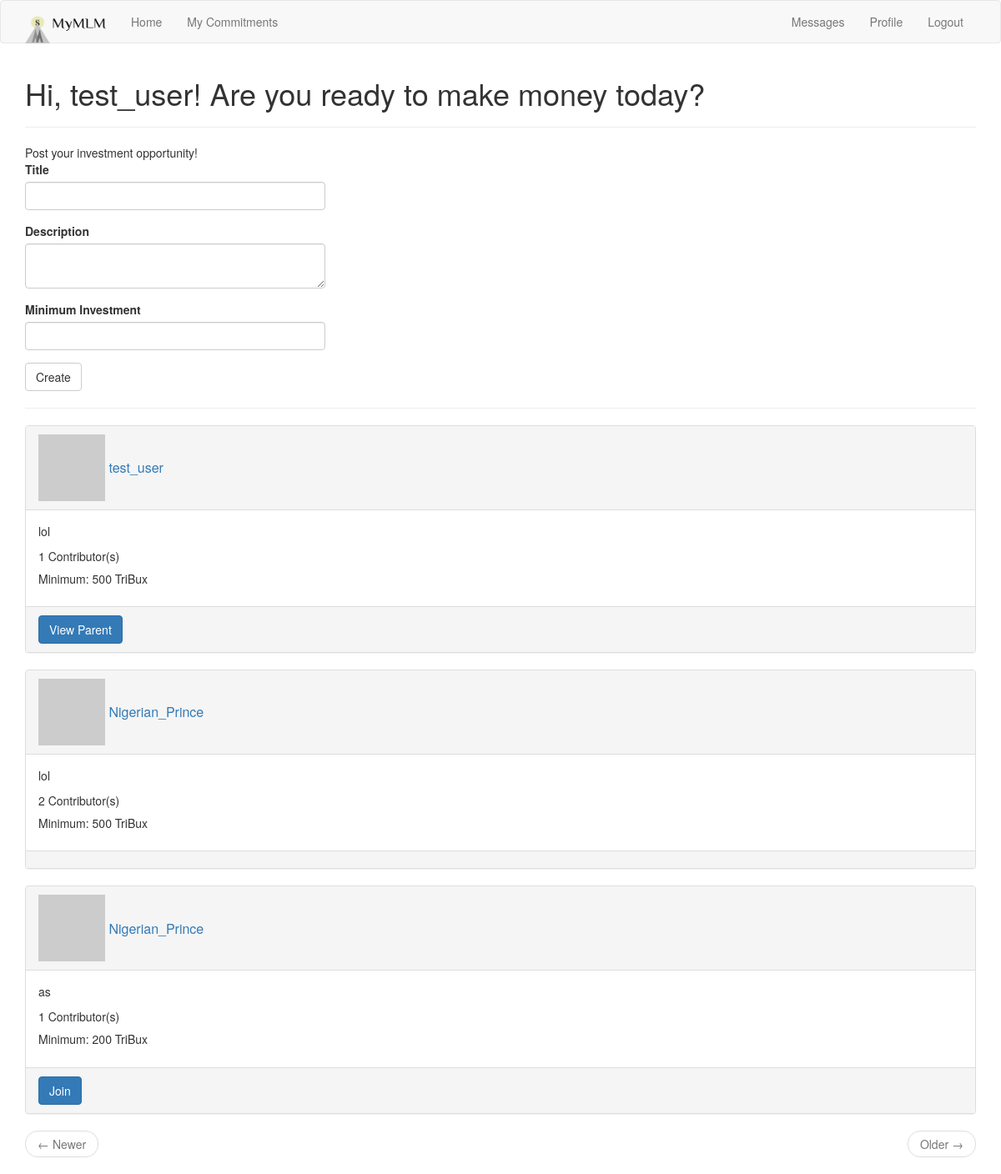
The page /index (signed in) on the database its author committed.
### app/models.py (models this page shows, shortened)
class User(UserMixin, db.Model):
    id = db.Column(db.Integer, primary_key=True)
    username = db.Column(db.String(64), index=True, unique=True)
    email = db.Column(db.String(120), index=True, unique=True)
    password_hash = db.Column(db.String(128))
    about_me = db.Column(db.String(140))
    funds = db.Column(db.Integer, default=0)
    schemes = db.relationship('Scheme', secondary=association, backref=db.backref('users', lazy='dynamic'),
                              lazy='dynamic')
    top_schemes = db.relationship('Scheme', backref='top_user', lazy='dynamic')
    messages_sent = db.relationship('Message', foreign_keys='Message.sender_id', backref='author', lazy='dynamic')
    messages_received = db.relationship('Message', foreign_keys='Message.recipient_id', backref='recipient',
                                        lazy='dynamic')
    last_message_read_time = db.Column(db.DateTime)
    notifications = db.relationship('Notification', backref='user', lazy='dynamic')
    def avatar(self, size):
        digest = md5(self.email.lower().encode('utf-8')).hexdigest()
        return 'https://www.gravatar.com/avatar/{}?d=robohash&s={}'.format(digest, size)
    def has_scheme(self, scheme):
        return self.schemes.filter_by(id=scheme.id).count() > 0
    def new_messages(self):
        last_read_time = self.last_message_read_time or datetime(1950, 1, 1)
        return Message.query.filter_by(recipient=self).filter(Message.timestamp > last_read_time).count()

class Scheme(db.Model):
    id = db.Column(db.Integer, primary_key=True)
    title = db.Column(db.String(64))
    description = db.Column(db.String(1000))
    timestamp = db.Column(db.DateTime, index=True, default=datetime.utcnow)
    cost = db.Column(db.Integer)
    user_id = db.Column(db.Integer, db.ForeignKey('user.id'))
    parent_id = db.Column(db.Integer, db.ForeignKey('scheme.id'))
    parent = db.relationship('Scheme', backref=db.backref('child', uselist=False), uselist=False,
                             remote_side=[id])
    def get_users(self):
        return self.users.count()

### app/routes.py (the view, shortened to what this page needs)
@app.route('/', methods=['GET', 'POST'])
@app.route('/index', methods=['GET', 'POST'])
@login_required
def index():
    form = CreateSchemeForm()
    page = request.args.get('page', 1, type=int)
    schemes = Scheme.query.order_by(Scheme.timestamp.desc()).paginate(page, app.config['SCHEMES_PER_PAGE'], False)
    next_url = url_for('index', page=schemes.next_num) if schemes.has_next else None
    prev_url = url_for('index', page=schemes.prev_num) if schemes.has_prev else None
    return render_template('index.html', form=form, schemes=schemes.items, next_url=next_url, prev_url=prev_url)

### app/forms.py
class CreateSchemeForm(FlaskForm):
    title = StringField('Title', validators=[DataRequired()])
    description = TextAreaField('Description', validators=[DataRequired()])
    minimum = StringField('Minimum Investment', validators=[DataRequired()])
    submit = SubmitField('Create')

### app/models.py (called while the page is built)
@login.user_loader
def load_user(id):
    return User.query.get(int(id))

### app/templates/index.html
{% extends "base.html" %}
{% import 'bootstrap/wtf.html' as wtf %}
{% block app_content %}
    <h1>Hi, {{ current_user.username }}! Are you ready to make money today?</h1>
    <hr>
    Post your investment opportunity!
    <div class="row">
        <div class="col-md-4">
            {{ wtf.quick_form(form) }}
        </div>
    </div>
    <hr>
    {% for scheme in schemes %}
    <p>
        {% include '_scheme.html' %}
    </p>
    {% endfor %}
    <nav aria-label="...">
        <ul class="pager">
            <li class="previous{% if not prev_url %} disabled{% endif %}">
                <a href="{{ prev_url or '#' }}">
                    <span aria-hidden="true">&larr;</span> Newer
                </a>
            </li>
            <li class="next{% if not next_url %} disabled{% endif %}">
                <a href="{{ next_url or '#' }}">
                    Older <span aria-hidden="true">&rarr;</span>
                </a>
            </li>
        </ul>
    </nav>
{% endblock %}

### app/templates/base.html (shortened to what this page needs)
{% extends 'bootstrap/base.html' %}
    {% block navbar %}
        <nav class="navbar navbar-default">
        <div class="container">
            <div class="navbar-header">
                <a class="navbar-brand" href="{{ url_for('index') }}"><img src="{{ url_for('static', filename='mymlmlogoup.png') }}" width="97" height="40" alt=""></a>
            </div>
            <div class="collapse navbar-collapse" id="bs-example-navbar-collapse-1">
                <ul class="nav navbar-nav">
                    {% if current_user.is_authenticated %}
                    <li><a href="{{ url_for('index') }}">Home</a></li>
                    <li><a href="{{ url_for('contributions') }}">My Commitments</a></li>
                    {% endif %}
                </ul>
                <ul class="nav navbar-nav navbar-right">
                    {% if current_user.is_anonymous %}
                    <li><a href="{{ url_for('login') }}">Login</a></li>
                    <li><a href="{{ url_for('register') }}">Register</a></li>
                    {% else %}
                    <li>
                        <a href="{{ url_for('messages') }}">
                            Messages
                            {% set new_messages = current_user.new_messages() %}
                        </a></li>
                    <li><a href="{{ url_for('user', username=current_user.username) }}">Profile</a></li>
                    <li><a href="{{ url_for('logout') }}">Logout</a></li>
                    {% endif %}
                </ul>
            </div>
        </div>
    </nav>
    {% endblock %}
    {% block content %}
       <div class="container">
        {% block app_content %}{% endblock %}
    </div>
    {% endblock %}

### app/templates/_scheme.html
<html>
  <div class="panel panel-default">
    <div class="panel-heading">
    <h3 class="panel-title">
      <table>
        <td><a href="{{ url_for('user', username=scheme.top_user.username) }}"><img src="{{ scheme.top_user.avatar(32) }}"></a></td>
        <td><a href="{{ url_for('user', username=scheme.top_user.username) }}">&nbsp;{{ scheme.top_user.username }}</a></td>
    </table>
    </h3>
    </div>
    <div class="panel-body">
      <p>{{ scheme.description }}</p>
      <p>{{ scheme.get_users() }} Contributor(s)</p>
      <h5>Minimum: {{ scheme.cost }} TriBux</h5>
    </div>
    <div class="panel-footer">
      {% if current_user != scheme.top_user and not current_user.has_scheme(scheme) %}
    <a href="{{ url_for('join', scheme_id=scheme.id) }}" class="btn btn-primary">Join</a>
    {% endif %}
    {% if scheme.parent %}
    <a href="{{ url_for('view_scheme', scheme_id=scheme.parent.id) }}" class="btn btn-primary">View Parent</a>
    {% endif %}</div>
  </div>
</html>

### rows shown on the page
User: username "test_user"
Scheme: top_user.username "test_user", description "lol", get_users "1", cost "500"
Scheme: top_user.username "Nigerian_Prince", description "lol", get_users "2", cost "500"
Scheme: top_user.username "Nigerian_Prince", description "as", get_users "1", cost "200"
